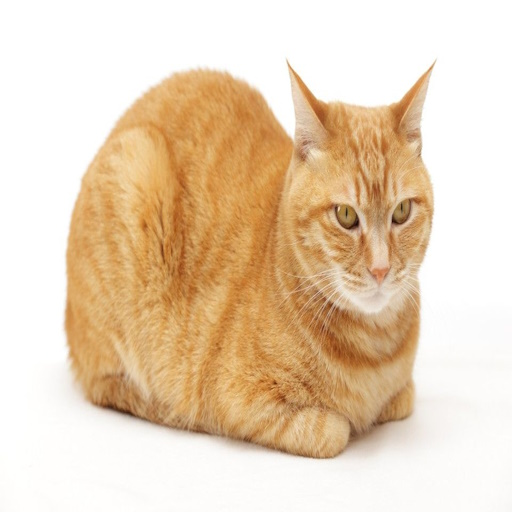
#> input picture ml basic/hw8/cat.jpg, 512 x 512 px
$ jupyter execute hw8.ipynb
#> lines starting #> are read from the running program, lines starting #| are printed output that depends on the picture
# 1. Линейная алгебра

# 1.1

Импорт NumPy

[cell 1]
import numpy as np

Задание матриц A,B,C

A — размером 3×2

B — размером 3×3

C — размером 3×3

[cell 2]
A = np.array([[2, -4],
              [3, 5],
              [-1, 0]])

B = np.array([[1, 2, 7],
              [-3, -4, 0],
              [5, 2, 1]])

C = np.array([[6, -3, 9],
              [4, -5, 2],
              [8, 1, 5]])

Транспонирование матриц

[cell 3]
A_transpose = A.T
B_transpose = B.T

Матричное умножение A_transpose * C

[cell 4]
A_transpose_C = A.T @ C
# или A_transpose_C = np.dot(A.T, C)

Матричное умножение A_transpose * B_transpose

[cell 5]
A_transpose_B_transpose = A.T @ B.T
# или A_transpose_B_transpose = np.dot(A.T, B.T)

Умножение на скаляр 2 * (A_transpose * B_transpose)

[cell 6]
scaled_part = 2 * A.T @ B.T

Вычитание матриц D=A_transpose * C - 2 * A_transpose * B_transpose

[cell 7]
D = A.T @ C - 2 * A.T @ B.T

Печать результата

[cell 8]
print(D)

# 1.2

Даны матрицы:

$$
A = \begin{bmatrix}
x & 2 & 3 \\
-1 & y & 4
\end{bmatrix}, \quad
B = \begin{bmatrix}
1 & 2 & -5 \\
2 & -6 & z
\end{bmatrix}, \quad
C = \begin{bmatrix}
8 & v & -1 \\
1 & 6 & 4
\end{bmatrix}
$$

Задано уравнение:
$$ 3A + 2B = C $$

## Пошаговое решение

**1. Вычисляем $3A + 2B$:**

\[
3A =
\begin{bmatrix}
3x & 6 & 9 \\
-3 & 3y & 12
\end{bmatrix}, \quad
2B =
\begin{bmatrix}
2 & 4 & -10 \\
4 & -12 & 2z
\end{bmatrix}
\]

\[
3A + 2B =
\begin{bmatrix}
3x + 2 & 10 & -1 \\
1 & 3y - 12 & 12 + 2z
\end{bmatrix}
\]

**2. Приравниваем к $C$:**

\[
\begin{cases}
3x + 2 = 8 \\
v = 10 \\
-1 = -1 \quad (\text{верно всегда}) \\
1 = 1 \quad (\text{верно всегда}) \\
3y - 12 = 6 \\
12 + 2z = 4
\end{cases}
\]

**3. Решаем уравнения:**

- $3x + 2 = 8$ ⟶ $x = 2$
- $3y - 12 = 6$ ⟶ $y = 6$
- $12 + 2z = 4$ ⟶ $z = -4$
- $v = 10$

## Ответ

\[
$$
\boxed{x = 2}, \quad
\boxed{y = 6}, \quad
\boxed{z = -4}, \quad
\boxed{v = 10}
$$
\]

# 1.3

Рассмотрим матрицу

$$
A = \begin{bmatrix}
1 & 2 & 3 \\
3 & 6 & p \\
5 & 10 & q
\end{bmatrix}
$$

## **Задача**

Определить, при каких значениях параметров \( p \) и \( q \) **ранг матрицы \( A \) равен единице**.

---

## **Решение**

**Ранг** матрицы равен 1, если все её строки линейно зависимы (пропорциональны друг другу).

### **Проверка пропорциональности строк**

Пусть первая строка — эталонная:

\[
(1, 2, 3)
\]

**Вторая строка:**

\[
(3, 6, p)
\]

Должна быть пропорциональна первой строке, поэтому

\[
$$
3 = 3 \cdot 1,\qquad 6 = 3 \cdot 2,\qquad p = 3 \cdot 3 = 9
$$
\]

**Третья строка:**

\[
(5, 10, q)
\]

Также должна быть пропорциональна первой строке, поэтому

\[
$$
5 = 5 \cdot 1,\qquad 10 = 5 \cdot 2,\qquad q = 5 \cdot 3 = 15
$$
\]

---

## **Ответ**

**Ранг матрицы \( A \) равен 1 только при**

\[
$$
\boxed{p = 9, ~ q = 15}
$$
\]

---

## **Проверка свойств**

- **При этих значениях** все строки пропорциональны друг другу, и ранг действительно равен 1.
- **Если хотя бы одно из равенств нарушено** (\($$ p \neq 9 $$\) или \($$ q \neq 15 $$\)), матрица будет иметь ранг 2 или 3.

---

# 1.4

# Переход между базисами в ℝ²

## **Дано**

- **Векторы:**
  \($$ a_1 = \begin{bmatrix} 2 \\ -5 \end{bmatrix}, \quad a_2 = \begin{bmatrix} -1 \\ 3 \end{bmatrix} $$\)
- **Вектор x:**
  \($$ x = \begin{bmatrix} 1 \\ -4 \end{bmatrix} $$\)
- **Новый базис:**
  \($$ B = \{a_1, a_2\} $$\)
- **Координаты вектора y в базисе B:** \($$ [y]_B = \begin{bmatrix} 1 \\ 1 \end{bmatrix} $$\)

---

## **(a) Координаты вектора x в базисе B**

### **Проверка линейной независимости базиса B**

\[
$$
\det \begin{pmatrix} 2 & -1 \\ -5 & 3 \end{pmatrix} = 2 \cdot 3 - (-1) \cdot (-5) = 6 - 5 = 1 \neq 0
$$
\]
**Векторы линейно независимы** — образуют базис.

### **Разложение вектора x по базису B**

Пусть \($$ x = \alpha a_1 + \beta a_2 $$\):

\[
\begin{cases}
2\alpha - \beta = 1 \\
-5\alpha + 3\beta = -4
\end{cases}
\]

**Решаем систему:**
Из первого уравнения выразим \($$\beta = 2\alpha - 1$$\).
Подставим во второе уравнение:

\[
$$
-5\alpha + 3(2\alpha - 1) = -4 \\
-5\alpha + 6\alpha - 3 = -4 \\
\alpha - 3 = -4 \\
\alpha = -1
$$
\]

Тогда \($$\beta = 2 \cdot (-1) - 1 = -3$$\).

**Ответ:**

\[
$$
\boxed{[x]_B = \begin{bmatrix} -1 \\ -3 \end{bmatrix}}
$$
\]

---

## **(b) Координаты вектора y в стандартном базисе**

**Если \($$ [y]_B = \begin{bmatrix} 1 \\ 1 \end{bmatrix} $$\), то**

\[
$$
y = 1 \cdot a_1 + 1 \cdot a_2 = \begin{bmatrix} 2 \\ -5 \end{bmatrix} + \begin{bmatrix} -1 \\ 3 \end{bmatrix} = \begin{bmatrix} 1 \\ -2 \end{bmatrix}
$$
\]

**Или через матрицу перехода:**

\[
$$
A = \begin{bmatrix} 2 & -1 \\ -5 & 3 \end{bmatrix}
$$
\]
\[
$$
y = A \cdot [y]_B = \begin{bmatrix} 2 & -1 \\ -5 & 3 \end{bmatrix} \begin{bmatrix} 1 \\ 1 \end{bmatrix} = \begin{bmatrix} 1 \\ -2 \end{bmatrix}
$$
\]

**Ответ:**

\[
$$
\boxed{y = \begin{bmatrix} 1 \\ -2 \end{bmatrix}}
$$
\]

---

## **Итог**

- **Векторы a₁, a₂ образуют базис B.**
- **Координаты x в B: \($$ [x]_B = \begin{bmatrix} -1 \\ -3 \end{bmatrix} $$\).**
- **Координаты y в стандартном базисе: \($$ y = \begin{bmatrix} 1 \\ -2 \end{bmatrix} $$\).**

---

# 1.5

[cell 9]
# Больше разборчивый исходник с комментариями для Jupyter Notebook

import numpy as np
import matplotlib.pyplot as plt

# ------------------
# 1. Генерация случайной матрицы
# ------------------

n = 100  # Размер матрицы
A = np.random.randn(n, n)  # Матрица с нормально распределенными элементами

# ------------------
# 2. Вычисление сингулярного разложения (SVD)
# ------------------

# SVD в компактной форме (без избыточных столбцов/строк, если матрица не квадратная)
U, s, Vh = np.linalg.svd(A, full_matrices=False)
# s — массив сингулярных чисел, диагональ матрицы Σ
# Восстанавливаем диагональную матрицу Σ
Sigma = np.diag(s)

# ------------------
# 3. Перебираем ранги аппроксимации от 2 до n
# ------------------

# Создадим список ошибок
errors = []
# Создадим список рангов
ranks = range(2, n + 1)

for r in ranks:
    # Берём первые r сингулярных векторов и значений
    U_r = U[:, :r]
    Sigma_r = np.diag(s[:r])
    Vh_r = Vh[:r, :]
    # Восстанавливаем матрицу малого ранга
    A_r = U_r @ Sigma_r @ Vh_r
    # Ошибка аппроксимации — норма Фробениуса разности
    error = np.linalg.norm(A - A_r, 'fro')
    errors.append(error)

# ------------------
# 4. Визуализация
# ------------------

plt.figure(figsize=(10, 6))  # Размер графика в дюймах
plt.plot(ranks, errors, '-o', markersize=2, color='blue')
plt.xlabel('Ранг аппроксимации, $r$', fontsize=12)
plt.ylabel('Ошибка аппроксимации (норма Фробениуса)', fontsize=12)
plt.title('Зависимость ошибки аппроксимации матрицы от ранга $r$', fontsize=14)
plt.grid(True, alpha=0.3)
plt.tight_layout()  # Чтобы подписи не выходили за границы
plt.show()
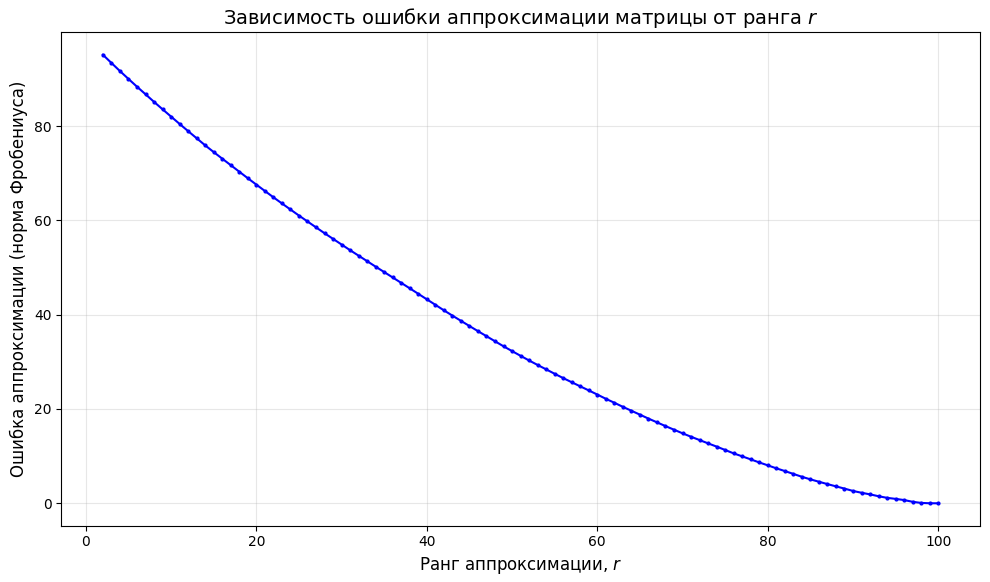
#> figure drawn by matplotlib, 1 panel; curve peaks at x = 2, y = 95.11

Менять значение r при аппроксимации матрицы — это искать компромисс между степенью сжатия (размером данных) и качеством восстановления исходной информации. Чем больше r, тем точнее аппроксимация, но тем больше требуется памяти и вычислительных ресурсов.

[cell 10]
import numpy as np
import matplotlib.pyplot as plt
from skimage import io, img_as_float

# Загружаем изображение (например, 512x512x3)
img = img_as_float(io.imread('cat.jpg'))

def svd_compress_channel(channel, k):
    U, s, Vh = np.linalg.svd(channel, full_matrices=False)
    S = np.diag(s[:k])
    return U[:, :k] @ S @ Vh[:k, :]

# Параметры
ks = [5, 10, 20, 40, 80, 100]

fig, axs = plt.subplots(1, len(ks) + 1, figsize=(15,5))

# Исходное изображение
axs[0].imshow(img)
axs[0].set_title('Original')
axs[0].axis('off')

# Сжатие с разными k
for i, k in enumerate(ks, 1):
    compressed = np.zeros_like(img)
    for c in range(3):
        compressed[:, :, c] = svd_compress_channel(img[:, :, c], k)
    compressed = np.clip(compressed, 0, 1)
    axs[i].imshow(compressed)
    axs[i].set_title(f'Rank {k}')
    axs[i].axis('off')
#> this loop made 6 passes
#> pass 1, in svd_compress_channel, `U, s, Vh = np.linalg.svd(channel, full_matrices=False)`:
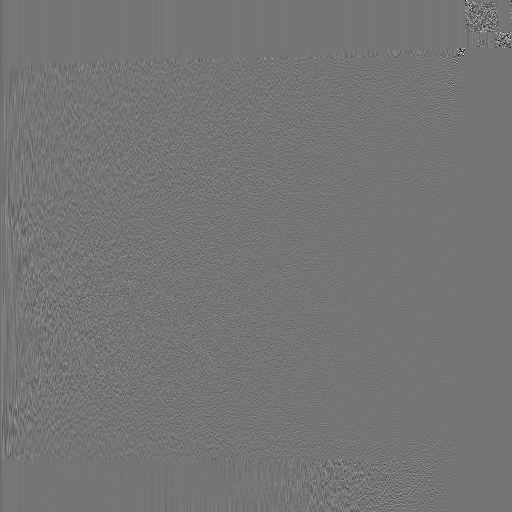
#> U: shape (512, 512) float64; min -0.694, max 0.81, mean -8.16e-05; drawn with min black and max white
#> pass 1, in svd_compress_channel, `U, s, Vh = np.linalg.svd(channel, full_matrices=False)`:
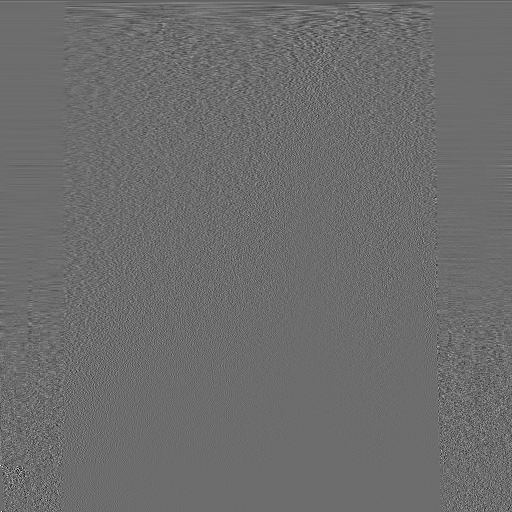
#> Vh: shape (512, 512) float64; min -0.429, max 0.575, mean -9e-05; drawn with min black and max white
#> pass 1, in svd_compress_channel (call 2), `U, s, Vh = np.linalg.svd(channel, full_matrices=False)`:
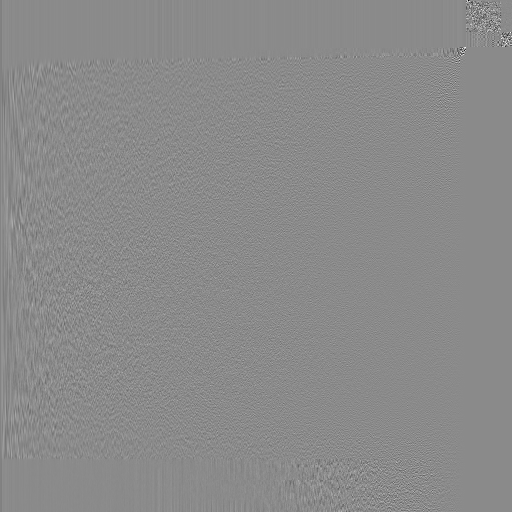
#> U: shape (512, 512) float64; min -0.849, max 0.712, mean -7.48e-05; drawn with min black and max white
#> pass 1, in svd_compress_channel (call 2), `U, s, Vh = np.linalg.svd(channel, full_matrices=False)`:
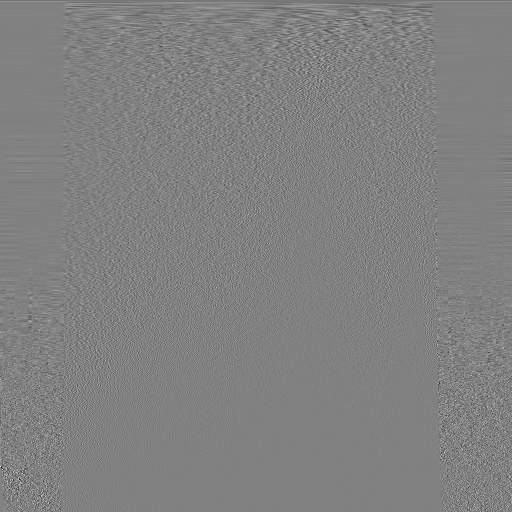
#> Vh: shape (512, 512) float64; min -0.541, max 0.526, mean -9.46e-05; drawn with min black and max white

plt.show()
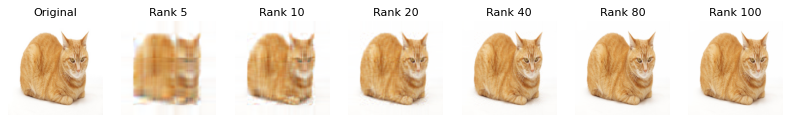
#> figure drawn by matplotlib, 7 panels
